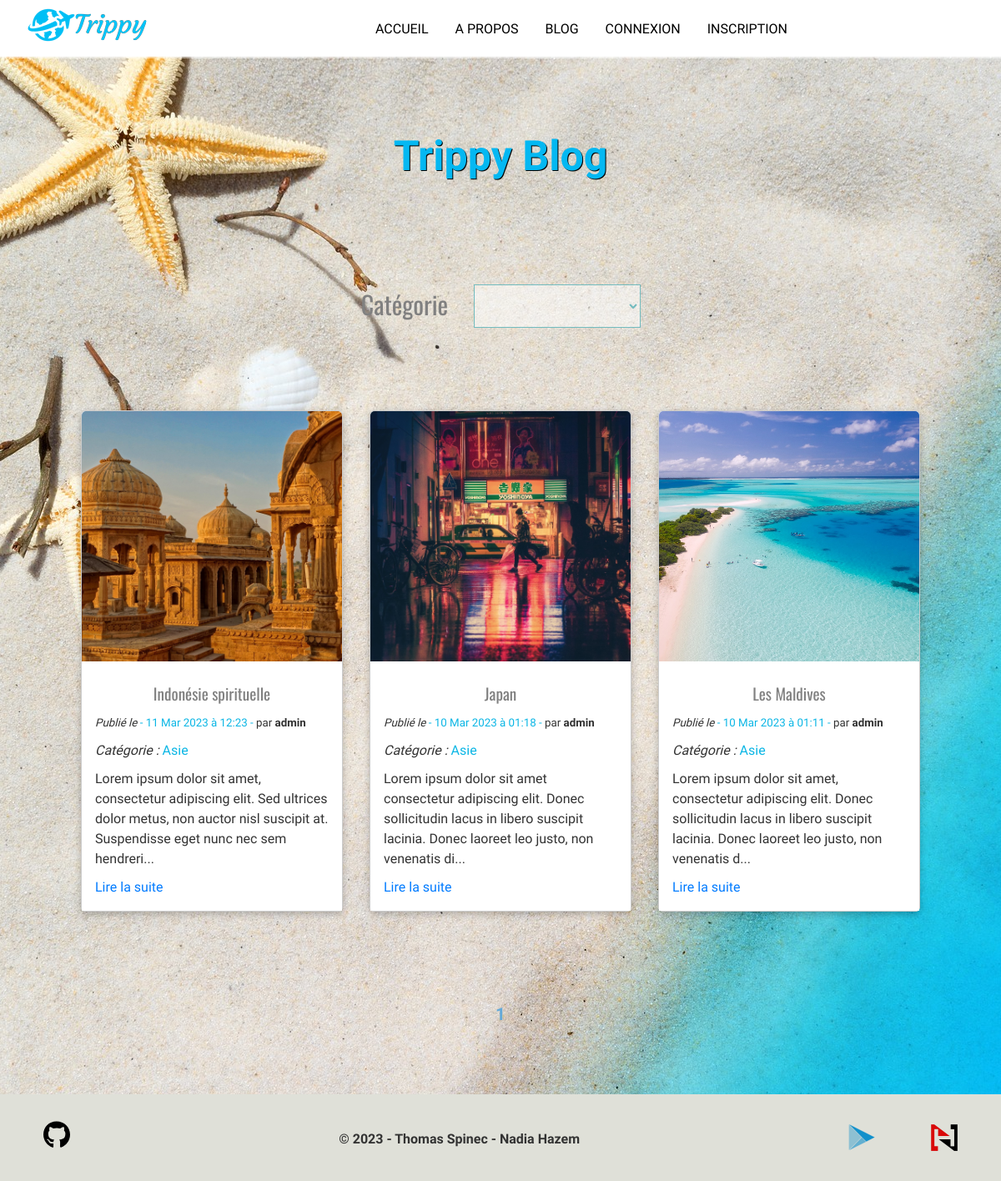
The app's page /blog.php?categInt=4 with its own data.
### tables this page shows
CREATE TABLE IF NOT EXISTS `articles` (
  `id` int(11) NOT NULL AUTO_INCREMENT,
  `titre` varchar(255) NOT NULL,
  `description` text NOT NULL,
  `categories` varchar(255) NOT NULL,
  `date` datetime NOT NULL,
  `id_utilisateur` int(11) NOT NULL,
  `image` text NOT NULL,
  `summary` text NOT NULL,
  `likes` int(11) NOT NULL DEFAULT '0',
  `dislikes` int(11) NOT NULL DEFAULT '0',
  PRIMARY KEY (`id`)
);

CREATE TABLE IF NOT EXISTS `utilisateurs` (
  `id` int(11) NOT NULL AUTO_INCREMENT,
  `login` varchar(255) NOT NULL,
  `password` varchar(255) NOT NULL,
  `droit` varchar(255) NOT NULL DEFAULT 'user',
  PRIMARY KEY (`id`)
);

CREATE TABLE IF NOT EXISTS `categories` (
  `id` int(11) NOT NULL AUTO_INCREMENT,
  `categorie` varchar(255) NOT NULL,
  PRIMARY KEY (`id`)
);

### assets/class/DbConnect.php (called while the page is built)
<?php
class DbConnect {
    private $bdd;
    public function __construct() {
        $host = 'localhost';
        $dbname = 'blog';
        $dbuser = 'root';
        $dbpass = '';
        try {
            $this->bdd = new PDO("mysql:host=$host;dbname=$dbname;charset=utf8", $dbuser, $dbpass);
            $this->bdd->setAttribute(PDO::ATTR_ERRMODE, PDO::ERRMODE_EXCEPTION);
            $this->bdd->exec("set names utf8");
        } catch (PDOException $e) {
            echo "Erreur : " . $e->getMessage();
            die();
        }
    }
    public function getBdd() {
        return $this->bdd;
    }
}
?>

### assets/class/Article.php (called while the page is built, shortened)
<?php
include_once 'DbConnect.php';
class Article
{
    private $bdd;
    public function __construct(DbConnect $db)
    {
        $this->bdd = $db->getbdd();
    }
    public function getAllArticles()
    {
        $request = "SELECT articles.*, DATE_FORMAT(articles.date, '- %d %b %Y à %H:%i -') as date, utilisateurs.login AS auteur, categories.categorie as categ, articles.summary
        FROM articles
        INNER JOIN utilisateurs ON articles.id_utilisateur = utilisateurs.id INNER JOIN categories ON articles.categories = categories.id ORDER BY date DESC";
        $select = $this->bdd->prepare($request);
        $select->execute();
        $articles = $select->fetchAll(PDO::FETCH_ASSOC);
        if (!$articles) {
            return null;
        } else {
            return $articles;
        }
    }
    public function countArticlesByCategory($category)
    {
        $category = htmlspecialchars($category);
        $request = "SELECT COUNT(*) as nb_articles FROM articles WHERE categories = :category";
        $select = $this->bdd->prepare($request);
        $select->execute([
            'category' => $category
        ]);
        $nb_articles = $select->fetch(PDO::FETCH_ASSOC);
        if (!$nb_articles) {
            return null;
        } else {
            return $nb_articles;
        }
    }
    public function getArticlesPerPage($start_index, $num_articles, $category)
    {
        $query =
            "SELECT articles.*, DATE_FORMAT(articles.date, '- %d %b %Y à %H:%i -') as date, utilisateurs.login AS auteur, categories.categorie as categ, articles.summary
            FROM articles
            INNER JOIN utilisateurs ON articles.id_utilisateur = utilisateurs.id INNER JOIN categories ON articles.categories = categories.id ORDER BY date DESC
            LIMIT $start_index, $num_articles
            ";
        if ($category == 0) {
            $result = $this->bdd->prepare($query);
            $result->execute();
        } else {
            $query =
                "SELECT articles.*, DATE_FORMAT(articles.date, '- %d %b %Y à %H:%i -') as date, utilisateurs.login AS auteur, categories.categorie as categ, articles.summary
                FROM articles
                INNER JOIN utilisateurs ON articles.id_utilisateur = utilisateurs.id INNER JOIN categories ON articles.categories = categories.id WHERE categories.id = :category ORDER BY date DESC
                LIMIT $start_index, $num_articles
                ";
            $result = $this->bdd->prepare($query);
            $result->execute([
                'category' => $category
            ]);
        }
        $articles = array();
        while ($row = $result->fetch(PDO::FETCH_ASSOC)) {
            $description = $row['description'];
            $row['summary'] = $this->createSummary($description);
            $articles[] = $row;
        }
        return $articles;
    }
    public function createSummary($description)
    {
        if (is_string($description)) {
            $summary = substr(strip_tags($description), 0, 150);
            $summary .= '...';
            return $summary;
        } else {
            return '';
        }
    }
    public function getCategories()
    {
        $request = "SELECT * FROM categories";
        $select = $this->bdd->prepare($request);
        $select->execute();
        $categories = $select->fetchAll(PDO::FETCH_ASSOC);
        if (!$categories) {
            return null;
        } else {
            return $categories;
        }
        $this->bdd = null;
    }
}

### blog.php (the view, shortened to what this page needs)
<?php
require_once 'assets/class/DbConnect.php';
require_once 'assets/class/Article.php';
$db = new DbConnect();
$article = new Article($db);
$articles = $article->getAllArticles();
if (isset($_SESSION['categInt'])) {
    $categInt = $_SESSION['categInt'];
} else {
    $categInt = 0;
}
if (isset($_GET['categInt'])) {
    $categInt = $_GET['categInt'];
}
?>
<!DOCTYPE html>
<html lang="fr">
<head>
    <link rel="stylesheet" href="assets/css/style.css">
    <link rel="stylesheet" href="https://unpkg.com/aos@next/dist/aos.css" />
</head>
<body id="blog">
    <?php include 'includes/header.php'; ?>
    <div class="wrapper">
        <main>
            <section class="blog">
                <h1 class="title" data-aos="fade-in">Trippy Blog</h1>
            </section>
            <div class="container mt-0">
                <div id="divCateg" class="text-center radius">
                    <label for="category" class="p-1">
                        <h2>Catégorie</h2>
                    </label>
                    <select name="categorie" id="selectCategory"></select>
                </div>
                <section class="articles my-3">
                    <?php
                    if ($categInt == 0) {
                        $total_articles = count($article->getAllArticles());
                    } else {
                        $total_articles = count($article->countArticlesByCategory($categInt));
                    }
                    $num_articles = 6;
                    $total_pages = ceil($total_articles / $num_articles);
                    $current_page = isset($_GET['page']) ? $_GET['page'] : 1;
                    $start_index = ($current_page - 1) * $num_articles;
                    $articles = $article->getArticlesPerPage($start_index, $num_articles, $categInt);
                    foreach ($articles as $article) :
                    ?>
                        <div class="card">
                            <img class="uploadedImg" src="assets/uploads/<?php echo $article['image']; ?>" alt="<?php echo $article['titre']; ?>">
                            <div class="card-content">
                                <h2><?php echo $article['titre']; ?></h2>
                                <p><small><i>Publié le </i><span class="text-turquoise"><?php echo $article['date']; ?></span> par <b><?php echo $article['auteur']; ?></b></small></p>
                                <p><i>Catégorie : </i><span class="text-turquoise"><?php echo $article['categ']; ?></span></i></p>
                                <p><?php echo $article['summary']; ?></p>
                                <a href="article.php?id=<?php echo $article['id']; ?>">Lire la suite</a>
                            </div>
                        </div>
                    <?php
                    endforeach;
                    ?>
                </section>
                <?php
                echo '<div id="pagination">';
                for ($i = 1; $i <= $total_pages; $i++) {
                    if ($i == $current_page) {
                        echo '<span class="current_page active">' . $i . '</span>';
                    } else {
                        echo '<a href="?page=' . $i . '">' . $i . '</a>';
                    }
                }
                echo '</div>';
                ?>
            </div>
        </main>
        <div class="push"></div>
    </div>
    <?php include 'includes/footer.php'; ?>
</body>
</html>

### assets/css/style.css (style rules this page uses)
body, html { margin: 0; padding: 0; width: 100%; font-family: "Bellota", cursive; font-size: 16px; line-height: 1.5; color: #333; background-color: #fff; }
body#blog { background: url(../img/bg-index.jpg) no-repeat center center fixed; }
.wrapper { min-height: 100%; background: transparent; margin-bottom: -50px; }
.footer, .push { height: 50px; }
p { font-family: "Bellota", cursive; font-size: 1.2rem; line-height: 1.5; margin-bottom: 1rem; }
.title { color: #04b8f2; font-family: "Bellota", cursive; }
.text-center { text-align: center; }
.text-turquoise { color: #0bb6e5; }
h2, h3, h4, h5, h6 { font-family: "Oswald", sans-serif; font-weight: 400; margin: 0; }
h1 { font-size: 50px; font-family: "Libre Franklin", sans-serif; line-height: 50px; text-align: center; margin-bottom: 3rem; text-shadow: 1px 1px #000; }
h2 { font-size: 30px; text-align: center; color: grey; line-height: 45px; }
a { text-decoration: none; color: #04b8f2; }
small { line-height: 0.5rem; }
.radius { border-radius: 5px; }
.p-1 { padding: 1rem !important; }
.mt-0 { margin-top: 0 !important; }
.my-3 { margin-top: 3rem !important; margin-bottom: 3rem !important; }
.container { display: flex; flex-direction: column; justify-content: center; margin: 5% auto; width: 90%; }
main { width: 100%; min-height: 100%; margin: 0; }
.card { display: flex; flex-direction: column; width: 30%; flex-basis: 30%; border: 1px solid #ccc; border-radius: 5px; margin-bottom: 20px; background: #fafafa; box-shadow: rgba(0, 0, 0, 0.24) 0px 3px 8px; }
.card img { width: 100%; height: 300px; object-fit: cover; border-radius: 5px 5px 0 0; }
.card-content { background: #fff; padding: 1rem; }
.card-content h2 { font-size: 1.2rem; margin: 0; }
.card-content p { font-size: 1rem; margin: 0; margin-bottom: 10px; }
.card-content a { font-size: 1rem; color: #007bff; text-decoration: none; }
#divCateg { display: flex; justify-content: center; padding: 1rem; }
#divCateg > label { display: block; margin-bottom: 5px; font-weight: bold; }
#divCateg > select { display: block; margin: 15px; font-size: 1.2rem; font-weight: bold; border: 1px solid #72bbbe; padding: 10px; width: 200px; color: #72bbbe; background: rgba(255, 255, 255, 0.5); }
.blog { width: 100%; height: 30vh; display: flex; justify-content: center; align-items: center; text-align: center; text-shadow: 1px 1px #000; }
.articles { display: flex; flex-wrap: wrap; justify-content: center; gap: 2rem; margin: 0 auto; padding: 20px; }
#pagination { display: flex; justify-content: center; align-items: center; margin: 0 auto; padding: 20px; font-weight: 800; font-size: 1.3rem; }
.current_page.active { color: #65a9d7; font-weight: bold; }

### records on screen
articles: image (picture), titre "Indonésie spirituelle", date "- 11 Mar 2023 à 12:23 -", id_utilisateur.login "admin", categories.categorie "Asie", summary "Lorem ipsum dolor sit amet, consectetur adipiscing elit. Sed ultrices dolor metus, non auctor nisl suscipit at. Suspendisse eget nunc nec sem hendreri..."
articles: image (picture), titre "Japan", date "- 10 Mar 2023 à 01:18 -", id_utilisateur.login "admin", categories.categorie "Asie", summary "Lorem ipsum dolor sit amet consectetur adipiscing elit. Donec sollicitudin lacus in libero suscipit lacinia. Donec laoreet leo justo, non venenatis di..."
articles: image (picture), titre "Les Maldives", date "- 10 Mar 2023 à 01:11 -", id_utilisateur.login "admin", categories.categorie "Asie", summary "Lorem ipsum dolor sit amet, consectetur adipiscing elit. Donec sollicitudin lacus in libero suscipit lacinia. Donec laoreet leo justo, non venenatis d..."
